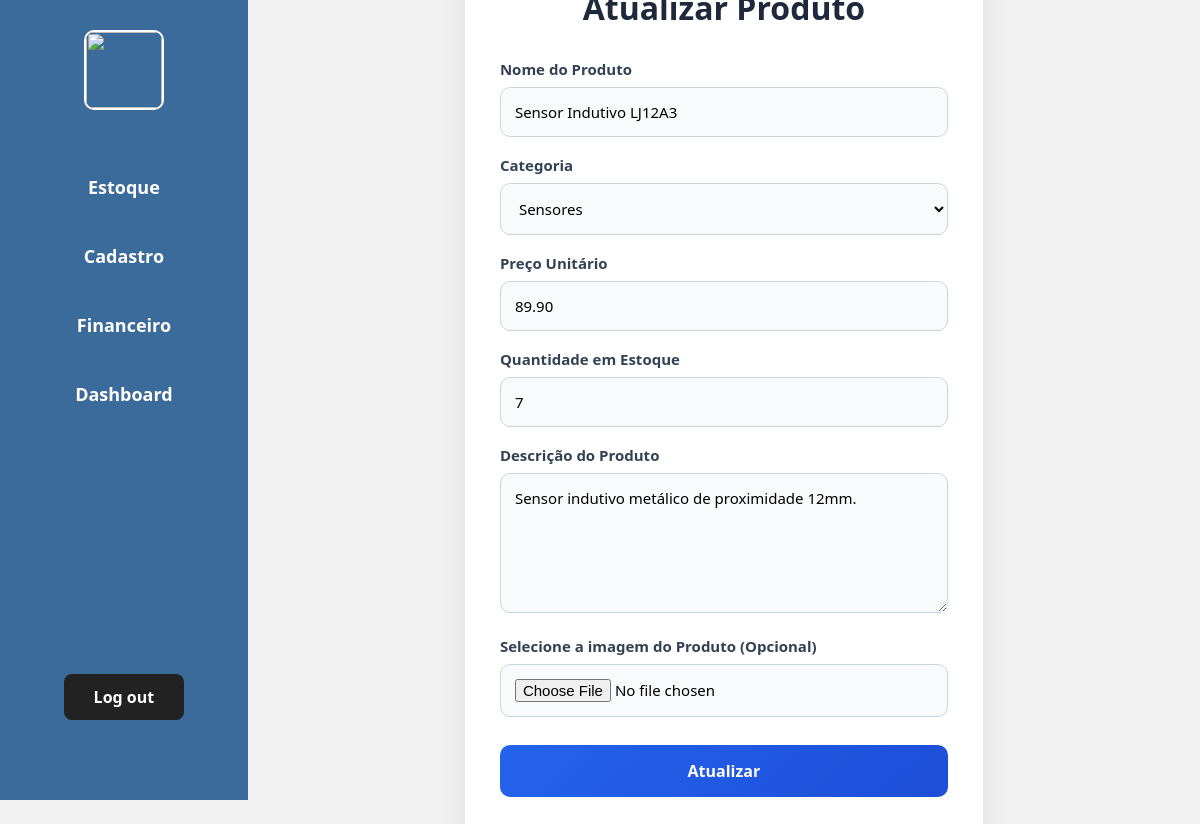
Screenshot of /admin/atualizar-produto.php?id=2 with the database file from the repository.
### tables this page shows
CREATE TABLE `produtos` (
  `id_produto` int(11) NOT NULL,
  `nome` varchar(60) NOT NULL,
  `data_cadastro` date NOT NULL DEFAULT curdate(),
  `quantidade_estoque` int(11) NOT NULL,
  `preco_unitario` decimal(10,2) NOT NULL,
  `descricao` varchar(1000) NOT NULL,
  `categoria` varchar(40) NOT NULL,
  `foto` varchar(255) DEFAULT NULL
);

### includes/crud.php (called while the page is built, shortened)
<?php
try {
    function read($pdo, $table, $where = null) {
        $sql = "SELECT * FROM $table";
        if ($where) {
            $sql .= " WHERE $where";
        }
        $stmt = $pdo->query($sql);
        return $stmt->fetch(PDO::FETCH_ASSOC);
    }
} catch (PDOException $e) {
    die("Erro de conexão: " . $e->getMessage());
}

### admin/atualizar-produto.php (the view, shortened to what this page needs)
<?php
require_once "../includes/crud.php";
require_once "../includes/session.php";
$idProduto = $_GET['id'] ?? null;
$produto = read($pdo, 'produtos',"id_produto = $idProduto" );
?>
<!DOCTYPE html>
<html lang="pt-BR">
<head>
    <link rel="stylesheet" href="../assets/cadastrar.css">
    <link rel="stylesheet" href="../assets/estoque.css">
</head>
<body>
<?php require_once "../includes/sidebar.php"; ?>
<div class="container">
    <form method="POST" enctype="multipart/form-data" class="form">
        <h2 class="h2">Atualizar Produto</h2>
        <label>Nome do Produto</label>
        <input
            type="text"
            name="nome"
            value="<?= $produto['nome'] ?? '' ?>"
            required
        >
        <label>Categoria</label>
        <select name="categoria" required>
    <option
        value="Sensores"
        <?= $produto['categoria'] == 'Sensores' ? 'selected' : '' ?>
    >
        Sensores
    </option>
</select>
        <label>Preço Unitário</label>
        <input
            type="number"
            step="0.01"
            name="preco_unitario"
            value="<?= $produto['preco_unitario'] ??''?>"
        >
        <label>Quantidade em Estoque</label>
        <input
            type="number"
            name="quantidade_estoque"
            value="<?= $produto['quantidade_estoque']??''?>"
        >
        <label>Descrição do Produto</label>
        <textarea name="descricao"><?= $produto['descricao']??''?></textarea>
        <label>Selecione a imagem do Produto (Opcional)</label>
        <input type="file" name="foto">
        <button type="submit">Atualizar</button>
    </form>
</div>
</body>
</html>

### assets/cadastrar.css (style rules this page uses)
body { margin: 0; padding: 0; font-family: Arial, Helvetica, sans-serif; background: #f4f6f9; }
.container { height: 100vh; width: 80%; display: flex; justify-content: center; align-items: center; padding: 30px; }
.form { width: 100%; max-width: 520px; background: #ffffff; padding: 35px; border-radius: 18px; box-shadow: 0 10px 30px rgba(0,0,0,0.08); border: 1px solid #e5e7eb; }
.h2 { text-align: center; margin-bottom: 30px; color: #1e293b; font-size: 32px; font-weight: bold; }
.form label { display: block; margin-bottom: 8px; margin-top: 18px; color: #334155; font-weight: 600; font-size: 15px; }
.form input, .form select, .form textarea { width: 100%; padding: 14px; border-radius: 10px; border: 1px solid #cbd5e1; background: #f8fafc; font-size: 15px; transition: 0.2s; box-sizing: border-box; }
.form textarea { min-height: 140px; resize: vertical; }
.form button { width: 100%; margin-top: 28px; padding: 15px; border: none; border-radius: 10px; background: linear-gradient(135deg, #2563eb, #1d4ed8); color: white; font-size: 16px; font-weight: bold; cursor: pointer; transition: 0.25s; }

### assets/estoque.css (style rules this page uses)
* { margin: 0; padding: 0; box-sizing: border-box; font-family: 'Segoe UI', Tahoma, Geneva, Verdana, sans-serif; }
body { display: flex; height: 100vh; background-color: #f1f1f1; justify-content: space-between; }

### rows the page displays
produtos: nome "Sensor Indutivo LJ12A3", categoria "Sensores", preco_unitario "89.90", quantidade_estoque "7", descricao "Sensor indutivo metálico de proximidade 12mm."
